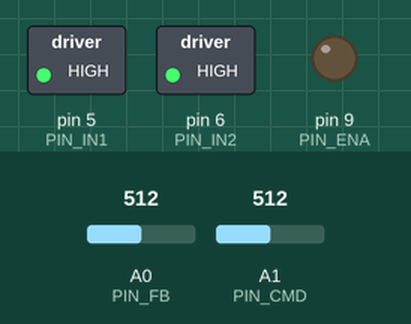
This sketch was run on a simulated Arduino Uno, built with avr-gcc and run on an emulated ATmega328P. Shown: switched loads named in the sketch (green lamp = pin HIGH), output pins drawn as LEDs (lit = HIGH). The inputs (shaded band) are chosen by the test bench; at power-on: A0 (PIN_FB) = 512, A1 (PIN_CMD) = 512.

Above: at 1.2 s.
1.3 s: A0 (PIN_FB) set to 536
At 2.0 s:
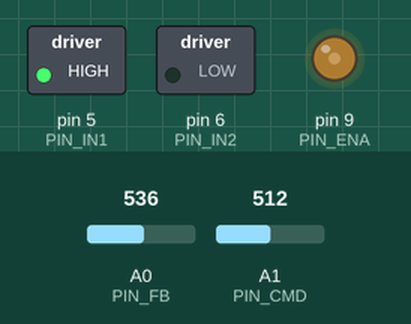
2.8 s: A1 (PIN_CMD) set to 541
At 3.1 s:
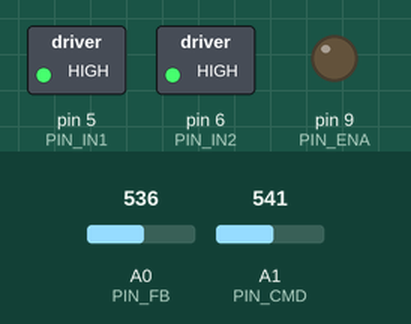
4.3 s: A0 (PIN_FB) set to 511
At 5.5 s:
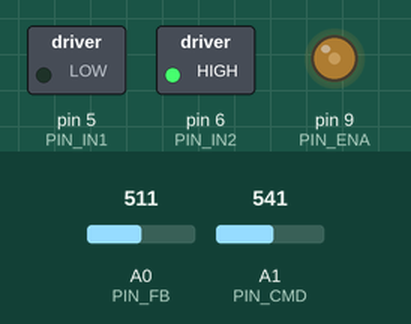
5.8 s: A1 (PIN_CMD) set to 701
At 6.6 s:
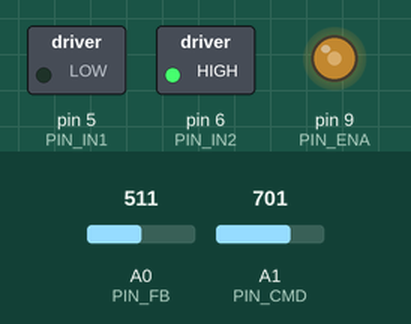
7.3 s: A1 (PIN_CMD) set to 723
At 7.8 s:
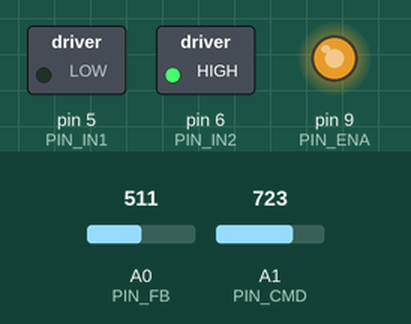
8.8 s: A0 (PIN_FB) set to 1023
At 10.1 s:
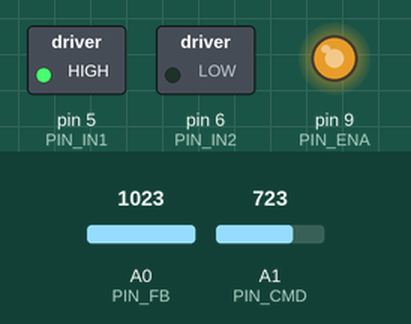
Timing chart, 0 to 11.3 s (numbered marks = the images above; inputs shaded):
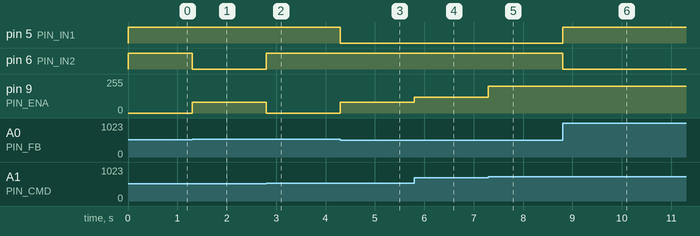

Measured:
- the behaviour switches between 522 and 523 on A0 (PIN_FB) (found by bisection; images 0 and 1)
- the behaviour switches between 525 and 526 on A1 (PIN_CMD) (found by bisection; images 1 and 2)
- the behaviour switches between 711 and 712 on A1 (PIN_CMD) (found by bisection; images 4 and 5)
- after the input at 1.3 s, pin 6 (PIN_IN2): HIGH → LOW at once; pin 9 (PIN_ENA): 0/255 → 80/255 at once
- after the input at 2.8 s, pin 6 (PIN_IN2): LOW → HIGH at once; pin 9 (PIN_ENA): 80/255 → 0/255 at once
- after the input at 4.3 s, pin 5 (PIN_IN1): HIGH → LOW at once; pin 9 (PIN_ENA): 0/255 → 80/255 at once
- after the input at 5.8 s, pin 9 (PIN_ENA): 80/255 → 120/255 at once
- after the input at 7.3 s, pin 9 (PIN_ENA): 120/255 → 200/255 at once
- after the input at 8.8 s, pin 5 (PIN_IN1): LOW → HIGH at once; pin 6 (PIN_IN2): HIGH → LOW at once

The sketch:

Homemade_Servo.ino
```cpp
/************************************************************
 * Project Name : Homemade Servo Control
 * File Name    : homemade_servo.ino
 * Author       : Charlie Aymie, Kyle Colebourn
 * Date Created : 2025-08-09
 * Board        : Arduino Uno (ATmega328P)
 * Description  :
 *   This sketch controls a DC motor with a motor driver
 *   and feedback potentiometer to act as a homemade servo.
 *   An external potentiometer sets the target position.
 *
 * Hardware:
 *   - Arduino Uno
 *   - DC motor with gearbox
 *   - Motor driver (e.g., L298N or TB6612FNG)
 *   - Potentiometer for feedback (linked to output shaft)
 *   - Potentiometer for control input
 *
 * Pin Assignments:
 *   IN1  -> D5  (Motor driver input 1)
 *   IN2  -> D6  (Motor driver input 2)
 *   ENA  -> D9  (Motor driver enable/PWM)
 *   POT_FB  -> A0 (Feedback potentiometer)
 *   POT_CMD -> A1 (Command potentiometer)
 *
 * Notes:
 *   - PWM (analogWrite) is used on ENA for speed control.
 *   - Feedback potentiometer must not be driven into hard stops.
 *   - fbMin/fbMax should be calibrated before running.
 *
 ************************************************************/

// Pin Map

// Motor Driver

// Input Pins Control Direction of Motor (0 0 & 1 1 = OFF, 1 0 = Forward, 0 1 = Backward in order In1 In2)
const int PIN_IN1 = 5; // digital output
const int PIN_IN2 = 6; // digital output

const int PIN_ENA = 9; // PWM Pin

// Feedback Potentiometer (attached to output gear)

const int PIN_FB = A0; // analog input

// Command Potentiometer (control dial)
const int PIN_CMD = A1; // analog input

// Ranges for Possible Feedback (input read as 10bit value 0-1023)
// We don't know the exact range in degrees of the potentiometer, so we will represent the target value set by the command potentiometer to be a value 0-1023
// *** Need to Observe Min and Max ADC value from potentiometers we buy so that know roughly what ranges to map in code (+-5 or 10 just to be safe)

int FB_Min = 0; // RAW ADC Value Min
int FB_Max = 1023; // RAW ADC Value Max

// Ranges for Command ()

int CMD_Min = 0; // RAW ADC Value Min
int CMD_Max = 1023; // RAW ADC Value Max

// Potentiometer Value Variables

int cmdValue = 0; // Command potentiometer value
int fbValue = 0; // Feedback potentiometer value
int error = 0; // Error between command and feedback
int deadbandRange = 10; // +/- range for target ADC value

void adjust_servo_position() {
  // This function will move the servo from its current position to the desired position
  // Arduino pwm is 8bit Value (0-255)
  // Move fast if far away from target, slower when closer (smooth motion)

  int e = error;
  int a = abs(error);

  // Set direction of  spin (*** Assuming Forward is Clockwise Here - Need to Change if Not ***)
  if (e<0) {
    digitalWrite(PIN_IN1, HIGH);
    digitalWrite(PIN_IN2, LOW);
  } else {
    digitalWrite(PIN_IN1, LOW);
    digitalWrite(PIN_IN2, HIGH);
  }

  // Based on error, set motor speed (8bit PWM w values 0-255)

  if (a>200) {
    analogWrite(PIN_ENA, 200);
  } else if (a>50) {
    analogWrite(PIN_ENA, 120);
  } else {
    analogWrite(PIN_ENA, 80);
  }

}

void setup() {
  // Motor control pins

  pinMode(PIN_IN1, OUTPUT);
  pinMode(PIN_IN2, OUTPUT);
  pinMode(PIN_ENA, OUTPUT);   // Use analogWrite() to initialize PWM
}

void loop() {
  // Read & Map Potentiometers

  int rawCMD = analogRead(PIN_CMD);
  int rawFB = analogRead(PIN_FB);

  cmdValue = map(rawCMD, CMD_Min, CMD_Max, 0, 1023); // Map to common measure of travel
  cmdValue = constrain(cmdValue, 0, 1023); // Constrain in case of overshoot

  fbValue = map(rawFB, FB_Min, FB_Max, 0, 1023); // Map to common measure of travel
  fbValue = constrain(fbValue, 0, 1023); // Constrain in case of overshoot

  // Calculate Error

  error = cmdValue - fbValue;

  // Call Servo adjustment

  if (abs(error) > deadbandRange) {
  adjust_servo_position();
  } else {
    // Disable Motor

    analogWrite(PIN_ENA, 0);
    digitalWrite(PIN_IN1, HIGH);
    digitalWrite(PIN_IN2, HIGH);
  }

}
```
